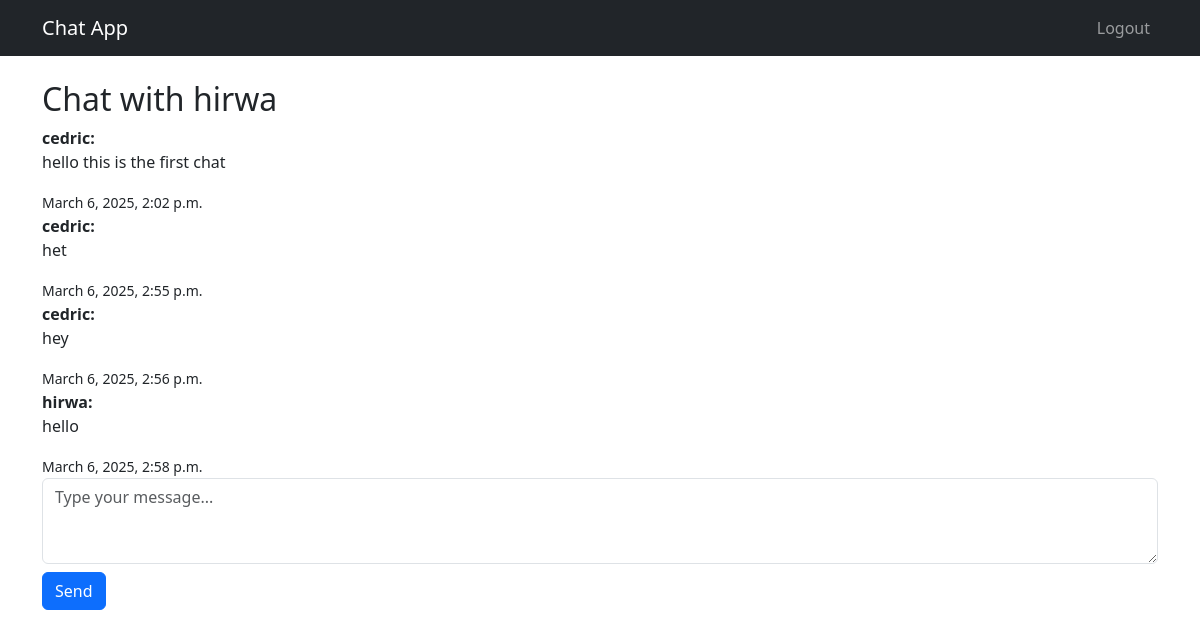
Page /chat/chat/1/ (signed in) on the earlier database version.
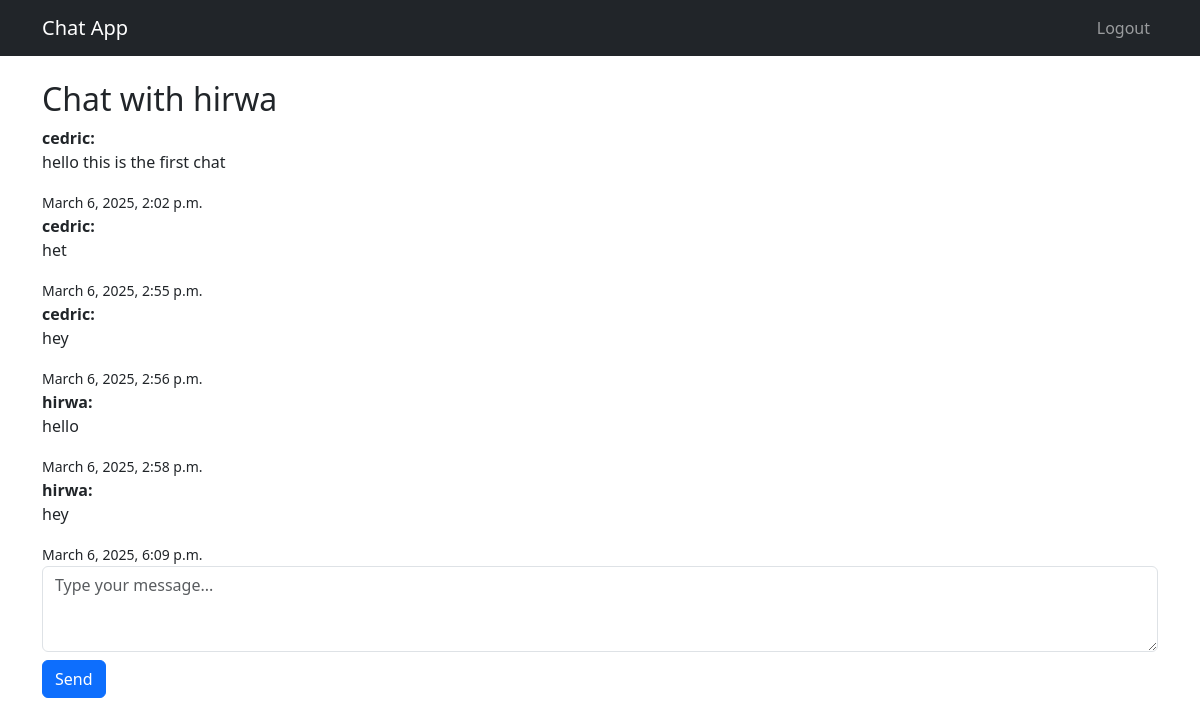
Same page on the later database version.
### chat/models.py (models this page shows, shortened)
class Message(models.Model):
    chat = models.ForeignKey(ChatSession, on_delete=models.CASCADE, related_name="messages")
    sender = models.ForeignKey(User, on_delete=models.CASCADE)
    content = models.TextField()
    timestamp = models.DateTimeField(auto_now_add=True)

### users/models.py (models this page shows)
class CustomUser(AbstractUser):
    profile_picture = models.ImageField(upload_to='profile_pics/', blank=True, null=True)

### chat/views.py (the view)
# urls.py: path('chat/<int:chat_id>/', views.chat_detail, name='chat_detail'),
@login_required
def chat_detail(request, chat_id):
    chat_session = get_object_or_404(ChatSession, id=chat_id)
    if request.user not in [chat_session.user1, chat_session.user2]:
        return redirect('chat_home')
    messages = Message.objects.filter(chat=chat_session).order_by('timestamp')
    return render(request, 'chat/chat_detail.html', {'chat_session': chat_session, 'messages': messages})

### chat/templates/chat/chat_detail.html (shortened to what this page needs)
{% extends 'base.html' %}
{% load static %}
{% block content %}
<h2>Chat with {% if chat_session.user1 == user %}{{ chat_session.user2.username }}{% else %}{{ chat_session.user1.username }}{% endif %}</h2>
<div class="chat-box" id="chat-box">
    {% for message in messages %}
        <div class="message">
            <strong>{{ message.sender }}:</strong>
            <p>{{ message.content }}</p>
            <small>{{ message.timestamp }}</small>
        </div>
    {% endfor %}
</div>
<form id="message-form">
    <textarea id="message-input" class="form-control" rows="3" placeholder="Type your message..." required></textarea>
    <button type="submit" class="btn btn-primary mt-2">Send</button>
</form>
{% endblock %}

Differences in the rows shown:
added Message: sender "hirwa", content "hey", timestamp "March 6, 2025, 6:09 p.m."
